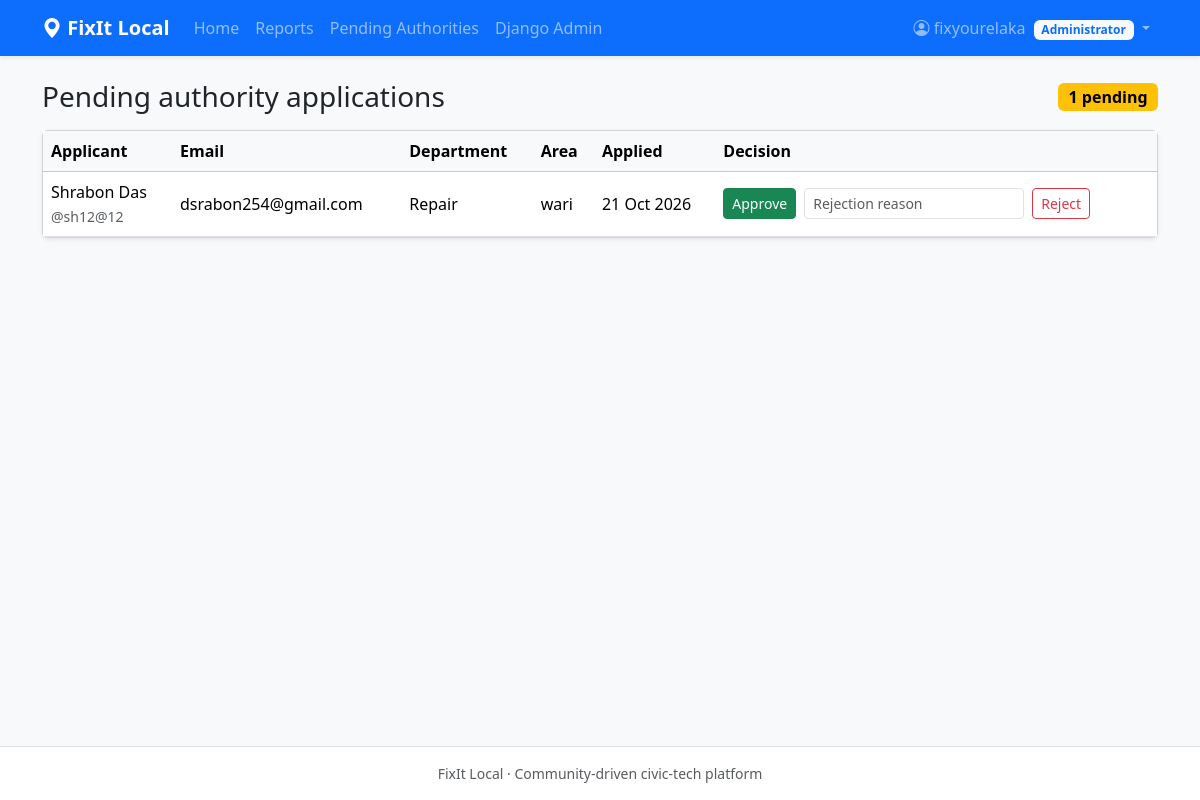
Page /accounts/manage/authorities/ (signed in) on the committed database.
### accounts/models.py (models this page shows, shortened)
class User(AbstractUser):
    class Role(models.TextChoices):
        CITIZEN = "citizen", "Citizen"
        AUTHORITY = "authority", "Authority"
        ADMIN = "admin", "Administrator"
    role = models.CharField(max_length=20, choices=Role.choices, default=Role.CITIZEN)
    verified_reports_count = models.PositiveIntegerField(default=0)
    total_reports_count = models.PositiveIntegerField(default=0)
    trust_score = models.DecimalField(
        max_digits=5,
        decimal_places=2,
        default=Decimal("0.00"),
        validators=[MinValueValidator(0), MaxValueValidator(100)],
    )
    objects = FixItUserManager()
    @property
    def is_platform_admin(self):
        return self.role == self.Role.ADMIN

class AuthorityProfile(models.Model):
    class ApprovalStatus(models.TextChoices):
        PENDING = "pending", "Pending"
        APPROVED = "approved", "Approved"
        REJECTED = "rejected", "Rejected"
    user = models.OneToOneField(
        User, on_delete=models.CASCADE, related_name="authority_profile"
    )
    department = models.CharField(max_length=150)
    assigned_area_name = models.CharField(max_length=100)
    approval_status = models.CharField(
        max_length=20,
        choices=ApprovalStatus.choices,
        default=ApprovalStatus.PENDING,
        db_index=True,
    )
    approved_by = models.ForeignKey(
        User,
        on_delete=models.SET_NULL,
        null=True,
        blank=True,
        related_name="approved_authorities",
        limit_choices_to={"role": User.Role.ADMIN},
    )
    approved_at = models.DateTimeField(null=True, blank=True)
    rejection_reason = models.TextField(blank=True)
    class Meta:
        verbose_name = "Authority Profile"
        verbose_name_plural = "Authority Profiles"

### accounts/views.py (the view)
# urls.py: path("manage/authorities/", views.PendingAuthorityListView.as_view(), name="admin_pending_authorities"),
class PendingAuthorityListView(AdminRequiredMixin, ListView):
    template_name = "accounts/pending_authorities.html"
    context_object_name = "applications"
    def get_queryset(self):
        return (
            AuthorityProfile.objects.filter(
                approval_status=AuthorityProfile.ApprovalStatus.PENDING
            )
            .select_related("user")
            .order_by("user__date_joined")
        )

### accounts/mixins.py (called while the page is built)
    def extra_check(self, request):
        return None

    def dispatch(self, request, *args, **kwargs):
        if not request.user.is_authenticated:
            return self.handle_no_permission()  # redirects to LOGIN_URL
        if request.user.role != self.required_role:
            messages.error(request, self.permission_denied_message)
            return redirect("accounts:dashboard")  # role router, no redirect loop
        denied = self.extra_check(request)
        if denied is not None:
            return denied
        return super().dispatch(request, *args, **kwargs)

### accounts/templates/accounts/pending_authorities.html (shortened to what this page needs)
{% extends "base.html" %}
{% block content %}
<div class="d-flex justify-content-between align-items-center mb-3">
  <h1 class="h3 mb-0">Pending authority applications</h1>
  <span class="badge text-bg-warning fs-6">{{ applications|length }} pending</span>
</div>
<div class="card shadow-sm">
  <div class="table-responsive">
    <table class="table table-hover align-middle mb-0">
      <thead class="table-light">
        <tr>
          <th>Applicant</th><th>Email</th><th>Department</th><th>Area</th><th>Applied</th><th style="min-width:320px">Decision</th>
        </tr>
      </thead>
      <tbody>
      {% for app in applications %}
        <tr>
          <td>{{ app.user.get_full_name|default:app.user.username }}<br><small class="text-muted">@{{ app.user.username }}</small></td>
          <td>{{ app.user.email }}</td>
          <td>{{ app.department }}</td>
          <td>{{ app.assigned_area_name }}</td>
          <td>{{ app.user.date_joined|date:"d M Y" }}</td>
          <td>
            <div class="d-flex gap-2">
              <form method="post" action="{% url 'accounts:authority_approve' app.pk %}">
                <button class="btn btn-success btn-sm">Approve</button>
              </form>
              <form method="post" action="{% url 'accounts:authority_reject' app.pk %}" class="d-flex gap-2">
                <input type="text" name="reason" class="form-control form-control-sm" placeholder="Rejection reason" required>
                <button class="btn btn-outline-danger btn-sm">Reject</button>
              </form>
            </div>
          </td>
        </tr>
      {% empty %}
        <tr><td colspan="6" class="text-center text-muted py-5">No pending applications. 🎉</td></tr>
      {% endfor %}
      </tbody>
    </table>
  </div>
</div>
{% endblock %}

### templates/base.html (shortened to what this page needs)
<!DOCTYPE html>
<html lang="en">
<head>
  <link href="https://cdn.jsdelivr.net/npm/bootstrap@5.3.3/dist/css/bootstrap.min.css" rel="stylesheet">
  <link href="https://cdn.jsdelivr.net/npm/bootstrap-icons@1.11.3/font/bootstrap-icons.css" rel="stylesheet">
</head>
<body class="bg-light d-flex flex-column min-vh-100">
<nav class="navbar navbar-expand-lg navbar-dark bg-primary shadow-sm">
  <div class="container">
    <a class="navbar-brand fw-bold" href="{% url 'home' %}">
      <i class="bi bi-geo-alt-fill"></i> FixIt Local
    </a>
    <div class="collapse navbar-collapse" id="mainNav">
      <ul class="navbar-nav me-auto">
        <li class="nav-item"><a class="nav-link" href="{% url 'home' %}">Home</a></li>
        <li class="nav-item"><a class="nav-link" href="{% url 'reports:list' %}">Reports</a></li>
        {% if user.is_authenticated %}
          <li class="nav-item">
            <a class="nav-link" href="{% url 'accounts:dashboard' %}">
              {% if user.is_platform_admin %}Pending Authorities{% else %}Dashboard{% endif %}
            </a>
          </li>
          {% if user.is_staff %}
            <li class="nav-item"><a class="nav-link" href="{% url 'admin:index' %}">Django Admin</a></li>
          {% endif %}
        {% endif %}
      </ul>
      <ul class="navbar-nav ms-auto align-items-lg-center">
        {% if user.is_authenticated %}
          <li class="nav-item dropdown">
            <a class="nav-link dropdown-toggle" href="#" role="button" data-bs-toggle="dropdown" aria-expanded="false">
              <i class="bi bi-person-circle"></i> {{ user.get_short_name|default:user.username }}
              <span class="badge text-bg-light text-primary ms-1">{{ user.get_role_display }}</span>
            </a>
          </li>
        {% endif %}
      </ul>
    </div>
  </div>
</nav>
<main class="container py-4 flex-grow-1">
  {% block content %}{% endblock %}
</main>
<footer class="bg-white border-top py-3 text-center text-muted small">
  FixIt Local &middot; Community-driven civic-tech platform
</footer>
</body>
</html>

### rows in the picture
User: get_short_name "fixyourelaka", role "Administrator"
AuthorityProfile: user.get_full_name "Shrabon Das", user.username "sh12@12", user.email "dsrabon254@gmail.com", department "Repair", assigned_area_name "wari", user.date_joined "21 Oct 2026"

### other values in the picture
{{ applications|length }} "1"
